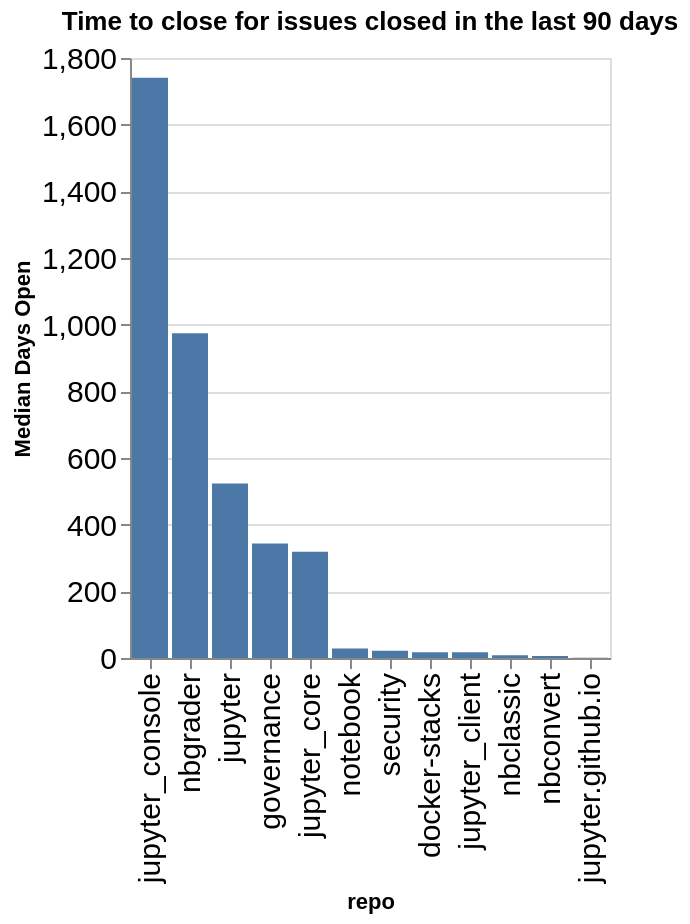

Here is the notebook cell this chart was saved with:
### Code cell
time_open = closed.groupby(['org', 'repo']).agg({'time_open': 'median'}).reset_index()
time_open['time_open'] = time_open['time_open'] / (60 * 60 * 24)
time_open['org/repo'] = time_open.apply(lambda a: a['org'] + '/' + a['repo'], axis=1)
sorted_vals = time_open.sort_values(['org', 'time_open'], ascending=False)['repo'].values
alt.Chart(data=time_open, title=f"Time to close for issues closed in the last {n_days} days").mark_bar().encode(
    x=alt.X('repo', sort=alt.Sort(sorted_vals.tolist())),
    y=alt.Y('time_open', title="Median Days Open"),
)

### Figure 1 — Vega-Lite specification as saved in the notebook (floating-point values rounded to 4 significant figures)
{"config": {"axisLeft": {"labelFontSize": 15}, "axisBottom": {"labelFontSize": 15}}, "data": {"name": "data-3ff4c251d9a4895b5fb12fef5581d097"}, "mark": {"type": "bar"}, "encoding": {"x": {"field": "repo", "sort": ["jupyter_console", "nbgrader", "jupyter", "governance", "jupyter_core", "notebook", "security", "docker-stacks", "jupyter_client", "nbclassic", "nbconvert", "jupyter.github.io"], "type": "nominal"}, "y": {"field": "time_open", "title": "Median Days Open", "type": "quantitative"}}, "title": "Time to close for issues closed in the last 90 days", "$schema": "https://vega.github.io/schema/vega-lite/v5.20.1.json", "datasets": {"data-3ff4c251d9a4895b5fb12fef5581d097": [{"org": "jupyter", "repo": "docker-stacks", "time_open": 17.3, "org/repo": "jupyter/docker-stacks"}, {"org": "jupyter", "repo": "governance", "time_open": 343.6, "org/repo": "jupyter/governance"}, {"org": "jupyter", "repo": "jupyter", "time_open": 523.9, "org/repo": "jupyter/jupyter"}, {"org": "jupyter", "repo": "jupyter.github.io", "time_open": 0.9404, "org/repo": "jupyter/jupyter.github.io"}, {"org": "jupyter", "repo": "jupyter_client", "time_open": 17.07, "org/repo": "jupyter/jupyter_client"}, {"org": "jupyter", "repo": "jupyter_console", "time_open": 1741.0, "org/repo": "jupyter/jupyter_console"}, {"org": "jupyter", "repo": "jupyter_core", "time_open": 319.1, "org/repo": "jupyter/jupyter_core"}, {"org": "jupyter", "repo": "nbclassic", "time_open": 8.41, "org/repo": "jupyter/nbclassic"}, {"org": "jupyter", "repo": "nbconvert", "time_open": 5.779, "org/repo": "jupyter/nbconvert"}, {"org": "jupyter", "repo": "nbgrader", "time_open": 974.5, "org/repo": "jupyter/nbgrader"}, {"org": "jupyter", "repo": "notebook", "time_open": 28.52, "org/repo": "jupyter/notebook"}, {"org": "jupyter", "repo": "security", "time_open": 21.87, "org/repo": "jupyter/security"}]}}
